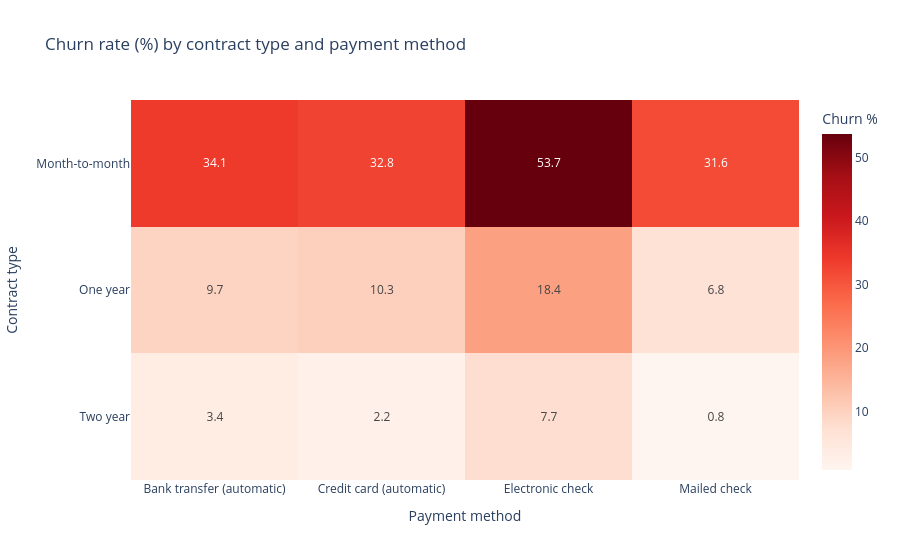

Notebook source saved alongside this figure:
### Markdown cell above
## 9. Interactive view (Plotly)

### Code cell
import plotly.express as px

pivot = engineered.pivot_table(
    index='Contract', columns='PaymentMethod',
    values='Churn', aggfunc='mean',
) * 100
px.imshow(
    pivot.round(1), text_auto='.1f',
    color_continuous_scale='Reds', aspect='auto',
    title='Churn rate (%) by contract type and payment method',
    labels=dict(x='Payment method', y='Contract type', color='Churn %'),
)

### Figure 1 — Plotly figure (JSON) as saved in the notebook; plotly's stock layout.template omitted (floating-point values rounded to 4 significant figures)
{"data": [{"coloraxis": "coloraxis", "hovertemplate": "Payment method: %{x}<br>Contract type: %{y}<br>Churn %: %{z}<extra></extra>", "name": "0", "texttemplate": "%{z:.1f}", "type": "heatmap", "x": ["Bank transfer (automatic)", "Credit card (automatic)", "Electronic check", "Mailed check"], "xaxis": "x", "y": ["Month-to-month", "One year", "Two year"], "yaxis": "y", "z": [[34.1, 32.8, 53.7, 31.6], [9.7, 10.3, 18.4, 6.8], [3.4, 2.2, 7.7, 0.8]]}], "layout": {"coloraxis": {"autocolorscale": false, "colorbar": {"title": {"text": "Churn %"}}, "colorscale": [[0.0, "rgb(255,245,240)"], [0.125, "rgb(254,224,210)"], [0.25, "rgb(252,187,161)"], [0.375, "rgb(252,146,114)"], [0.5, "rgb(251,106,74)"], [0.625, "rgb(239,59,44)"], [0.75, "rgb(203,24,29)"], [0.875, "rgb(165,15,21)"], [1.0, "rgb(103,0,13)"]]}, "title": {"text": "Churn rate (%) by contract type and payment method"}, "xaxis": {"anchor": "y", "domain": [0.0, 1.0], "title": {"text": "Payment method"}}, "yaxis": {"anchor": "x", "autorange": "reversed", "domain": [0.0, 1.0], "title": {"text": "Contract type"}}}}
